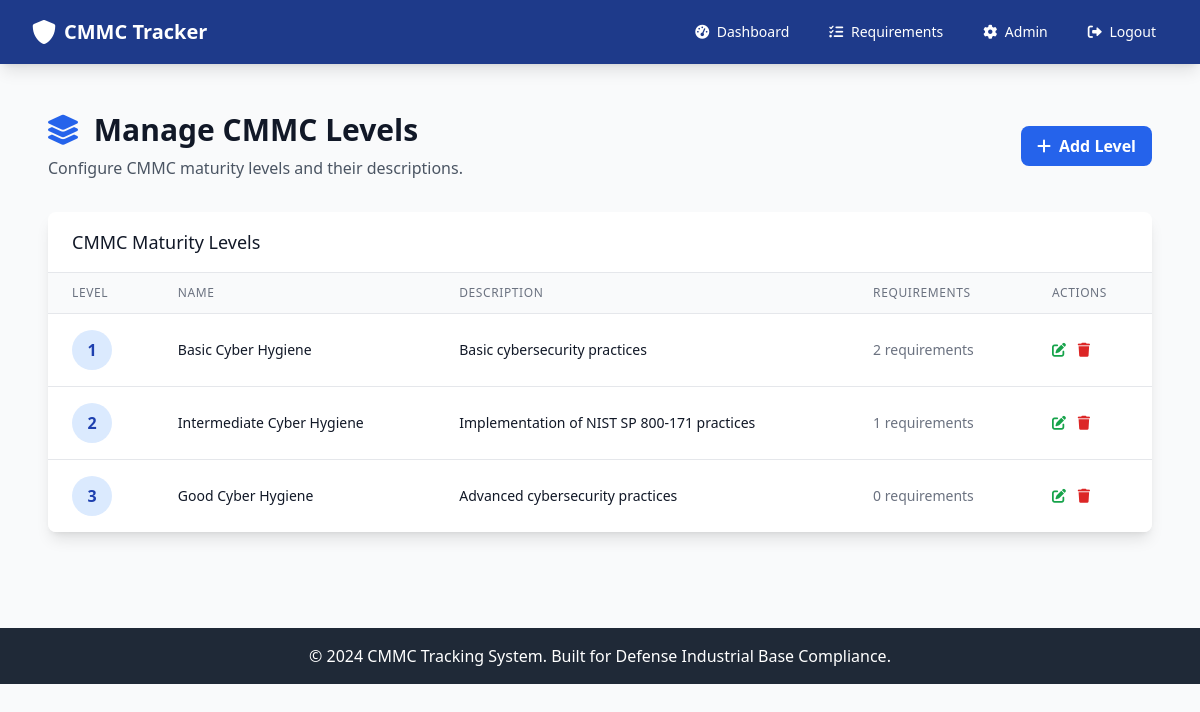
Before: /admin/levels (signed in) with the older database file.
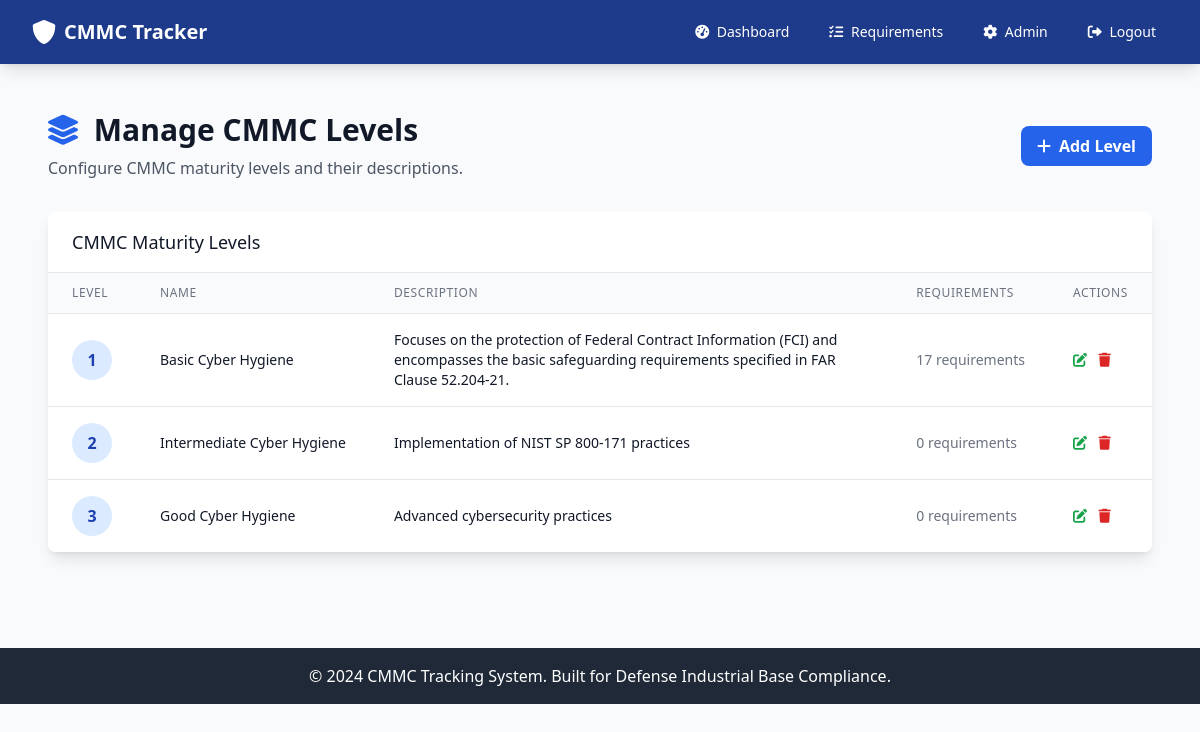
After: the same page with the newer database file.
### app.py (models this page shows)
class CMMCLevel(db.Model):
    __tablename__ = 'cmmc_level'
    id = db.Column(db.Integer, primary_key=True)
    level_number = db.Column(db.Integer, unique=True, nullable=False)
    name = db.Column(db.String(100), nullable=False)
    description = db.Column(db.Text)
    created_at = db.Column(db.DateTime, default=datetime.utcnow)

### app.py (the view)
@app.route('/admin/levels')
@admin_required
def admin_levels():
    levels = CMMCLevel.query.all()
    return render_template('admin/levels.html', levels=levels)

### app.py (called while the page is built)
def admin_required(f):
    @wraps(f)
    def decorated_function(*args, **kwargs):
        if 'user_id' not in session:
            flash('Please log in to access this page.', 'warning')
            return redirect(url_for('login'))
        user = User.query.get(session['user_id'])
        if not user or user.role != 'admin':
            flash('Admin access required.', 'error')
            return redirect(url_for('dashboard'))
        return f(*args, **kwargs)
    return decorated_function

### templates/admin/levels.html (shortened to what this page needs)
{% extends "base.html" %}
{% block content %}
<div class="px-4 py-6">
    <div class="flex justify-between items-center mb-8">
        <div>
            <h1 class="text-3xl font-bold text-gray-900 mb-2">
                <i class="fas fa-layer-group text-blue-600 mr-2"></i>
                Manage CMMC Levels
            </h1>
            <p class="text-gray-600">Configure CMMC maturity levels and their descriptions.</p>
        </div>
        <a href="{{ url_for('admin_add_level') }}" class="bg-blue-600 hover:bg-blue-700 text-white font-bold py-2 px-4 rounded-lg transition duration-200">
            <i class="fas fa-plus mr-2"></i>Add Level
        </a>
    </div>
    <div class="bg-white shadow-lg rounded-lg overflow-hidden">
        <div class="px-6 py-4 border-b border-gray-200">
            <h3 class="text-lg font-medium text-gray-900">CMMC Maturity Levels</h3>
        </div>
        {% if levels %}
        <div class="overflow-x-auto">
            <table class="min-w-full divide-y divide-gray-200">
                <thead class="bg-gray-50">
                    <tr>
                        <th class="px-6 py-3 text-left text-xs font-medium text-gray-500 uppercase tracking-wider">Level</th>
                        <th class="px-6 py-3 text-left text-xs font-medium text-gray-500 uppercase tracking-wider">Name</th>
                        <th class="px-6 py-3 text-left text-xs font-medium text-gray-500 uppercase tracking-wider">Description</th>
                        <th class="px-6 py-3 text-left text-xs font-medium text-gray-500 uppercase tracking-wider">Requirements</th>
                        <th class="px-6 py-3 text-left text-xs font-medium text-gray-500 uppercase tracking-wider">Actions</th>
                    </tr>
                </thead>
                <tbody class="bg-white divide-y divide-gray-200">
                    {% for level in levels %}
                    <tr class="hover:bg-gray-50">
                        <td class="px-6 py-4 whitespace-nowrap">
                            <span class="inline-flex items-center justify-center w-10 h-10 rounded-full bg-blue-100 text-blue-800 font-bold">
                                {{ level.level_number }}
                            </span>
                        </td>
                        <td class="px-6 py-4 whitespace-nowrap">
                            <div class="text-sm font-medium text-gray-900">{{ level.name }}</div>
                        </td>
                        <td class="px-6 py-4">
                            <div class="text-sm text-gray-900">{{ level.description or 'No description provided' }}</div>
                        </td>
                        <td class="px-6 py-4 whitespace-nowrap text-sm text-gray-500">
                            {{ level.requirements|length }} requirements
                        </td>
                        <td class="px-6 py-4 whitespace-nowrap text-sm font-medium space-x-2">
                            <button onclick="editLevel({{ level.id }})" class="text-green-600 hover:text-green-900">
                                <i class="fas fa-edit"></i>
                            </button>
                            <button onclick="deleteLevel({{ level.id }}, {{ level.level_number }})" class="text-red-600 hover:text-red-900">
                                <i class="fas fa-trash"></i>
                            </button>
                        </td>
                    </tr>
                    {% endfor %}
                </tbody>
            </table>
        </div>
        {% endif %}
    </div>
</div>
{% endblock %}

Changed rows visible on the page:
changed CMMCLevel "Basic Cyber Hygiene": description "Basic cybersecurity practices" → "Focuses on the protection of Federal Contract Information (FCI) and encompasses the basic safeguarding requirements specified in FAR Clause 52.204-21."; requirements|length "2" → "17"
changed CMMCLevel "Intermediate Cyber Hygiene": requirements|length "1" → "0"
